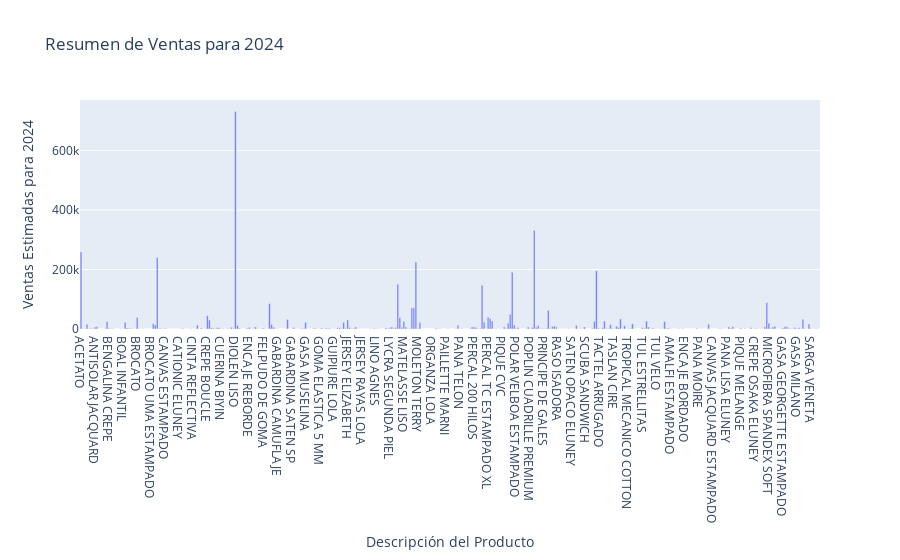

Write notebook code for a chart like this one.
### Code cell
import plotly.express as px

# Crear una tabla resumen con la sumatoria de las predicciones para cada producto
df_resumen = df_predicciones.sum(axis=0).reset_index()
df_resumen.columns = ['descrip', 'ventas_2024']

# Crear la gráfica con Plotly Express
fig = px.bar(df_resumen, x='descrip', y='ventas_2024', title='Resumen de Ventas para 2024')
fig.update_layout(xaxis_title='Descripción del Producto', yaxis_title='Ventas Estimadas para 2024')

# Guardar la gráfica en un archivo HTML
fig.write_html("resumen_ventas_2024.html")

# Guardar el DataFrame en un archivo CSV
df_resumen.to_csv("resumen_ventas_2024.csv", index=False)

# Guardar el DataFrame en un archivo Excel
df_resumen.to_excel("resumen_ventas_2024.xlsx", index=False)

# Mostrar la gráfica
fig.show()

### Figure 1 — Plotly figure (JSON) as saved in the notebook; plotly's stock layout.template omitted (floating-point values rounded to 4 significant figures; data arrays with more than 128 entries replaced by an {"elided": "..."} marker saying what was removed)
{"data": [{"alignmentgroup": "True", "hovertemplate": "descrip=%{x}<br>ventas_2024=%{y}<extra></extra>", "legendgroup": "", "marker": {"color": "#636efa", "pattern": {"shape": ""}}, "name": "", "offsetgroup": "", "orientation": "v", "showlegend": false, "textposition": "auto", "type": "bar", "x": {"elided": "369 str values"}, "xaxis": "x", "y": {"elided": "369 int values"}, "yaxis": "y"}], "layout": {"barmode": "relative", "legend": {"tracegroupgap": 0}, "title": {"text": "Resumen de Ventas para 2024"}, "xaxis": {"anchor": "y", "domain": [0, 1], "title": {"text": "Descripción del Producto"}}, "yaxis": {"anchor": "x", "domain": [0, 1], "title": {"text": "Ventas Estimadas para 2024"}}}}
